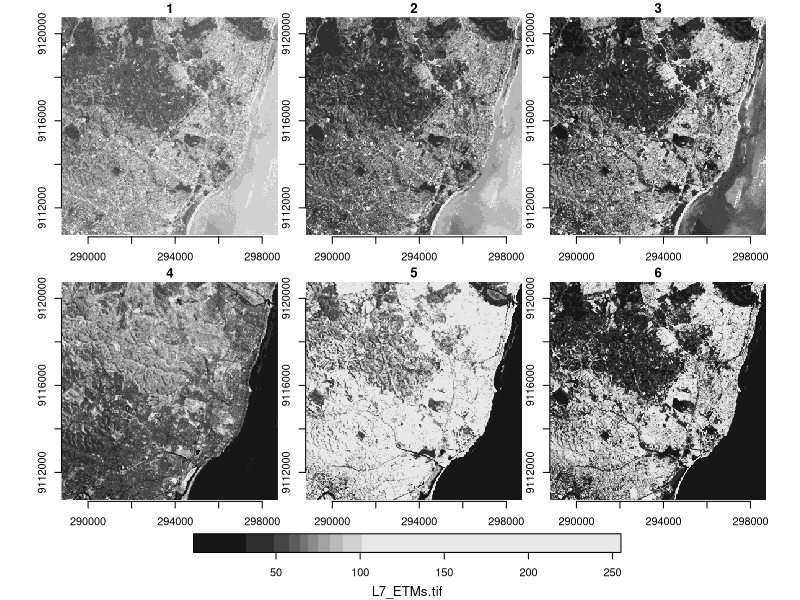
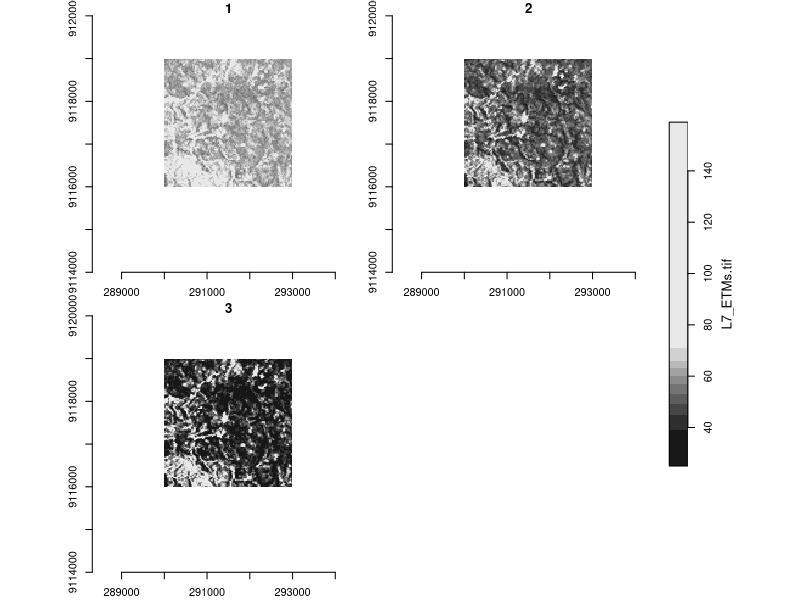
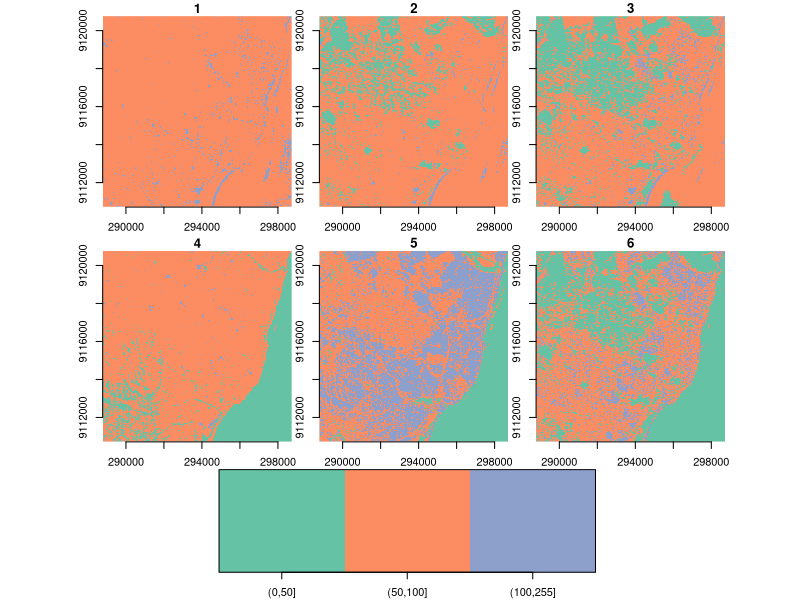
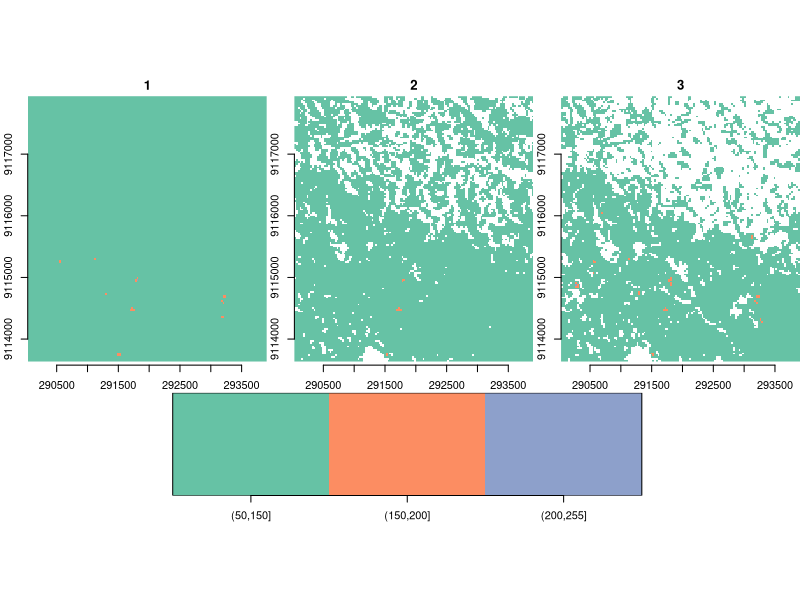
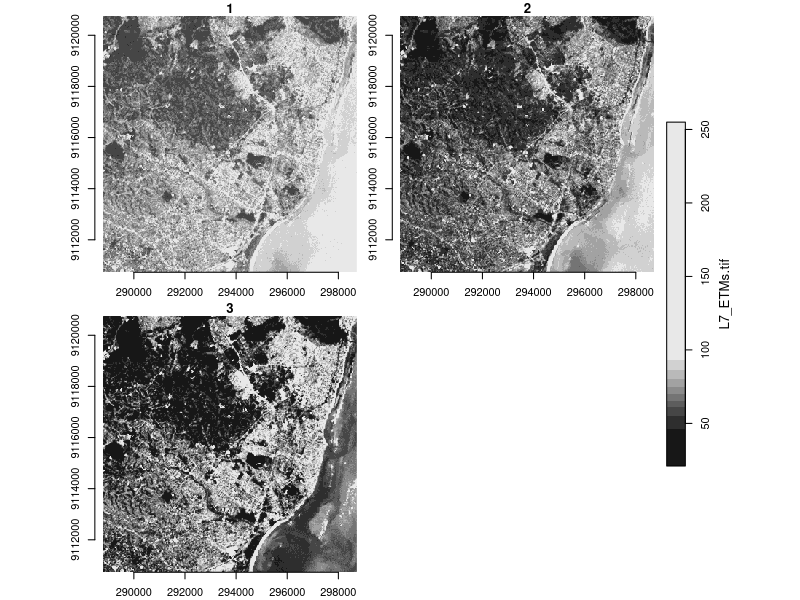
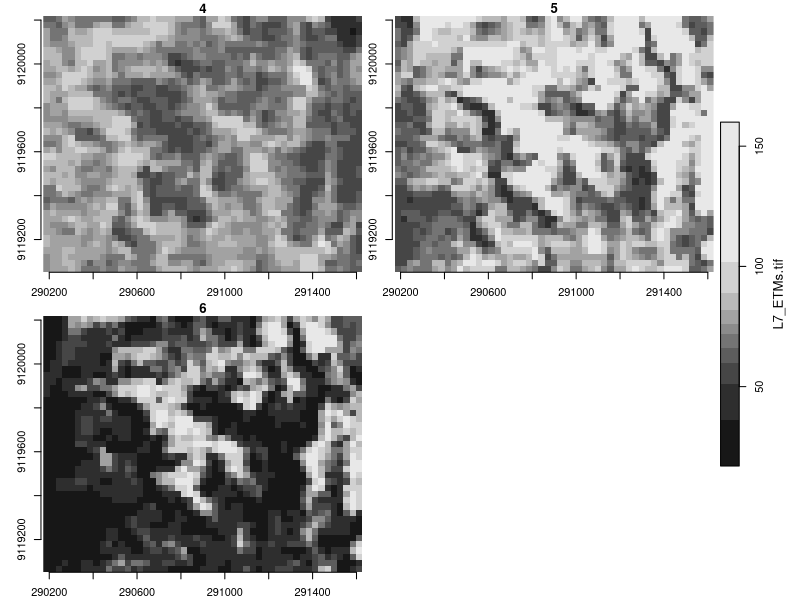

Source code (R) for these figures, in order: (Note: this script raises an error after producing the figures.)
## ---- chunk 1
knitr::opts_chunk$set(echo = TRUE)
## ---- chunk 2
library(stars)
## ---- chunk 3
tif = system.file("tif/L7_ETMs.tif", package = "stars")# creacion del camino del archivo como objeto texto

img = read_stars(tif) # lectura del archivo

plot(img, axes = T) # visualizer las 6 bandas
## ---- chunk 4
# 1
pt1 = st_point(c(290000, 9119000))
pt2 = st_point(c(293000, 9119000))
pt3 = st_point(c(293000, 9116000))
pt4 = st_point(c(290000, 9116000))
pt5 = st_point(c(290000, 9119000)) # punto de cierre, igual al pt1
# 2
pol <-st_polygon(list(rbind(pt1, pt2, pt3, pt4, pt5)))
# 3
pol <- st_sfc(pol, crs = st_crs(img))
## ---- chunk 5
p <- st_crop(img[, , , 1:3], pol)

plot(p, axes = T,
      xlim = c(289000, 294000),
      ylim = c(9114000, 9120000))
## ---- chunk 6
img_corte3 <- cut(img, c(0, 50, 100, 255))

plot(img_corte3, axes =T )
## ---- chunk 7
img_corte3 <- cut(img[1 ,45:180 , 100:250 , 1:3], c(50, 150, 200, 255))

plot(img_corte3, axes =T )
## ---- chunk 8
library(dplyr)
img_s1  <-   img %>% slice("band", 1:3)

plot(img_s1, axes = T)
## ---- chunk 9
img_s2 <- img        %>% 
  slice("x", 50:100) %>% 
  slice("y", 20:60)  %>% 
  slice("band", 4:6)

plot(img_s2, axes = T)
## ---- chunk 10
nvdi = (img[ , , , 4] - img[, , , 3])/
       (img[ , , , 4] + img[, , , 3])

nvdi # inspección del objeto creado

cols <- RColorBrewer::brewer.pal(8, "BuGn") # escala de colores

# visualización
plot(nvdi, 
     axes = T,
     col  = cols,
     main = "Índice NVDI")
